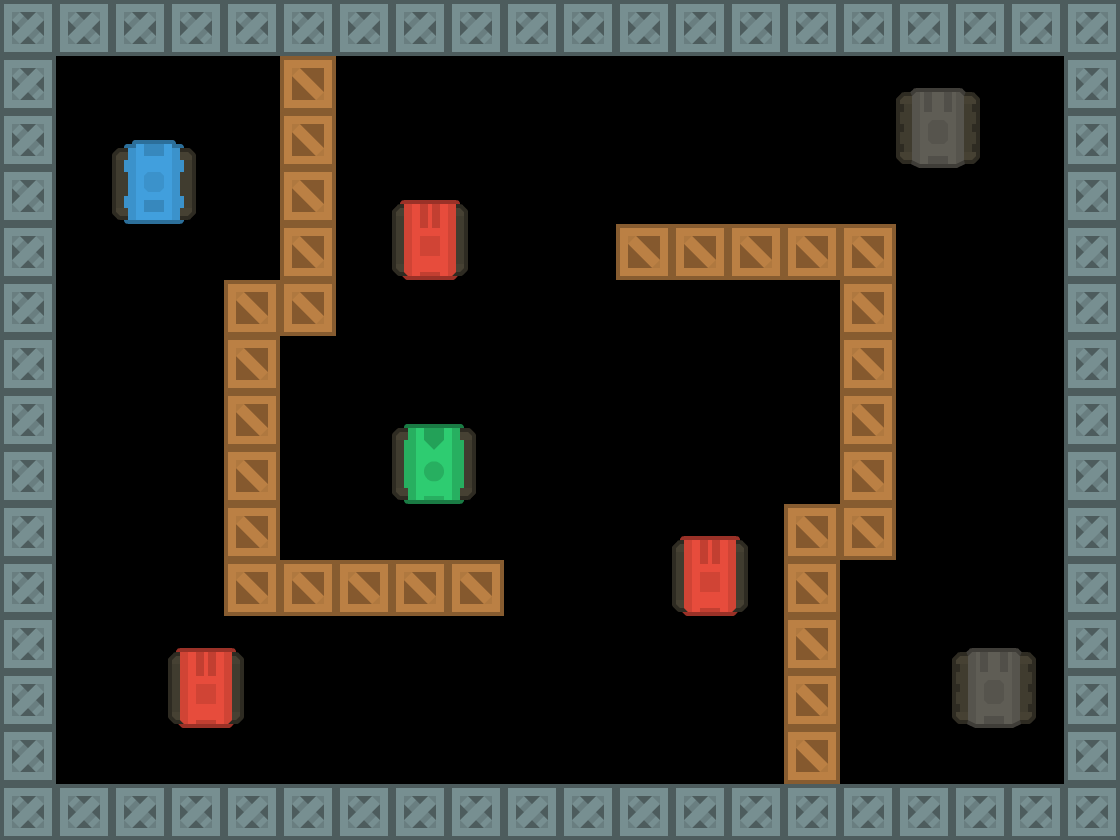

Rendered tile map (Tiled .tmx) drawn with the repository's tilesets; below, a short description and the full map source, tile grids included:
An orthogonal 20x15 tile map with 56x56 px tiles, 7 tile layers (Obstacles, Breakable Obstacles, Explodables, Player, ...).

<map version="1.9" tiledversion="1.9.2" orientation="orthogonal" renderorder="right-down" width="20" height="15" tilewidth="56" tileheight="56" infinite="0" nextlayerid="14" nextobjectid="1">
 <tileset firstgid="1" source="tiles.tsx" />
 <layer id="1" name="Obstacles" width="20" height="15">
  <data encoding="csv">
67,67,67,67,67,67,67,67,67,67,67,67,67,67,67,67,67,67,67,67,
67,0,0,0,0,68,0,0,0,0,0,0,0,0,0,0,0,0,0,67,
67,0,0,0,0,68,0,0,0,0,0,0,0,0,0,0,0,0,0,67,
67,0,0,0,0,68,0,0,0,0,0,0,0,0,0,0,0,0,0,67,
67,0,0,0,0,68,0,0,0,0,0,3221225540,3221225540,3221225540,3221225540,3221225540,0,0,0,67,
67,0,0,0,68,68,0,0,0,0,0,0,0,0,0,3221225540,0,0,0,67,
67,0,0,0,68,0,0,0,0,0,0,0,0,0,0,3221225540,0,0,0,67,
67,0,0,0,68,0,0,0,0,0,0,0,0,0,0,3221225540,0,0,0,67,
67,0,0,0,68,0,0,0,0,0,0,0,0,0,0,3221225540,0,0,0,67,
67,0,0,0,68,0,0,0,0,0,0,0,0,0,3221225540,3221225540,0,0,0,67,
67,0,0,0,68,68,68,68,68,0,0,0,0,0,3221225540,0,0,0,0,67,
67,0,0,0,0,0,0,0,0,0,0,0,0,0,3221225540,0,0,0,0,67,
67,0,0,0,0,0,0,0,0,0,0,0,0,0,3221225540,0,0,0,0,67,
67,0,0,0,0,0,0,0,0,0,0,0,0,0,3221225540,0,0,0,0,67,
67,67,67,67,67,67,67,67,67,67,67,67,67,67,67,67,67,67,67,67
</data>
 </layer>
 <layer id="3" name="Breakable Obstacles" width="20" height="15">
  <data encoding="csv">
0,0,0,0,0,0,0,0,0,0,0,0,0,0,0,0,0,0,0,0,
0,0,0,0,0,0,0,0,0,0,0,0,0,0,0,0,0,0,0,0,
0,0,0,0,0,0,0,0,0,0,0,0,0,0,0,0,0,0,0,0,
0,0,0,0,0,0,0,0,0,0,0,0,0,0,0,0,0,0,0,0,
0,0,0,0,0,0,0,0,0,0,0,0,0,0,0,0,0,0,0,0,
0,0,0,0,0,0,0,0,0,0,0,0,0,0,0,0,0,0,0,0,
0,0,0,0,0,0,0,0,0,0,0,0,0,0,0,0,0,0,0,0,
0,0,0,0,0,0,0,0,0,0,0,0,0,0,0,0,0,0,0,0,
0,0,0,0,0,0,0,0,0,0,0,0,0,0,0,0,0,0,0,0,
0,0,0,0,0,0,0,0,0,0,0,0,0,0,0,0,0,0,0,0,
0,0,0,0,0,0,0,0,0,0,0,0,0,0,0,0,0,0,0,0,
0,0,0,0,0,0,0,0,0,0,0,0,0,0,0,0,0,0,0,0,
0,0,0,0,0,0,0,0,0,0,0,0,0,0,0,0,0,0,0,0,
0,0,0,0,0,0,0,0,0,0,0,0,0,0,0,0,0,0,0,0,
0,0,0,0,0,0,0,0,0,0,0,0,0,0,0,0,0,0,0,0
</data>
 </layer>
 <layer id="13" name="Explodables" width="20" height="15">
  <data encoding="csv">
0,0,0,0,0,0,0,0,0,0,0,0,0,0,0,0,0,0,0,0,
0,0,0,0,0,0,0,0,0,0,0,0,0,0,0,0,0,0,0,0,
0,0,0,0,0,0,0,0,0,0,0,0,0,0,0,0,0,0,0,0,
0,0,0,0,0,0,0,0,0,0,0,0,0,0,0,0,0,0,0,0,
0,0,0,0,0,0,0,0,0,0,0,0,0,0,0,0,0,0,0,0,
0,0,0,0,0,0,0,0,0,0,0,0,0,0,0,0,0,0,0,0,
0,0,0,0,0,0,0,0,0,0,0,0,0,0,0,0,0,0,0,0,
0,0,0,0,0,0,0,0,0,0,0,0,0,0,0,0,0,0,0,0,
0,0,0,0,0,0,0,0,0,0,0,0,0,0,0,0,0,0,0,0,
0,0,0,0,0,0,0,0,0,0,0,0,0,0,0,0,0,0,0,0,
0,0,0,0,0,0,0,0,0,0,0,0,0,0,0,0,0,0,0,0,
0,0,0,0,0,0,0,0,0,0,0,0,0,0,0,0,0,0,0,0,
0,0,0,0,0,0,0,0,0,0,0,0,0,0,0,0,0,0,0,0,
0,0,0,0,0,0,0,0,0,0,0,0,0,0,0,0,0,0,0,0,
0,0,0,0,0,0,0,0,0,0,0,0,0,0,0,0,0,0,0,0
</data>
 </layer>
 <layer id="8" name="Player" width="20" height="15">
  <data encoding="csv">
0,0,0,0,0,0,0,0,0,0,0,0,0,0,0,0,0,0,0,0,
0,0,0,0,0,0,0,0,0,0,0,0,0,0,0,0,0,0,0,0,
0,0,0,0,0,0,0,0,0,0,0,0,0,0,0,0,0,0,0,0,
0,0,79,0,0,0,0,0,0,0,0,0,0,0,0,0,0,0,0,0,
0,0,0,0,0,0,0,0,0,0,0,0,0,0,0,0,0,0,0,0,
0,0,0,0,0,0,0,0,0,0,0,0,0,0,0,0,0,0,0,0,
0,0,0,0,0,0,0,0,0,0,0,0,0,0,0,0,0,0,0,0,
0,0,0,0,0,0,0,0,0,0,0,0,0,0,0,0,0,0,0,0,
0,0,0,0,0,0,0,0,0,0,0,0,0,0,0,0,0,0,0,0,
0,0,0,0,0,0,0,0,0,0,0,0,0,0,0,0,0,0,0,0,
0,0,0,0,0,0,0,0,0,0,0,0,0,0,0,0,0,0,0,0,
0,0,0,0,0,0,0,0,0,0,0,0,0,0,0,0,0,0,0,0,
0,0,0,0,0,0,0,0,0,0,0,0,0,0,0,0,0,0,0,0,
0,0,0,0,0,0,0,0,0,0,0,0,0,0,0,0,0,0,0,0,
0,0,0,0,0,0,0,0,0,0,0,0,0,0,0,0,0,0,0,0
</data>
 </layer>
 <layer id="11" name="Hard Enemies" width="20" height="15">
  <data encoding="csv">
0,0,0,0,0,0,0,0,0,0,0,0,0,0,0,0,0,0,0,0,
0,0,0,0,0,0,0,0,0,0,0,0,0,0,0,0,0,0,0,0,
0,0,0,0,0,0,0,0,0,0,0,0,0,0,0,0,0,0,0,0,
0,0,0,0,0,0,0,0,0,0,0,0,0,0,0,0,0,0,0,0,
0,0,0,0,0,0,0,0,0,0,0,0,0,0,0,0,0,0,0,0,
0,0,0,0,0,0,0,0,0,0,0,0,0,0,0,0,0,0,0,0,
0,0,0,0,0,0,0,0,0,0,0,0,0,0,0,0,0,0,0,0,
0,0,0,0,0,0,0,0,0,0,0,0,0,0,0,0,0,0,0,0,
0,0,0,0,0,0,0,0,0,0,0,0,0,0,0,0,0,0,0,0,
0,0,0,0,0,0,0,0,0,0,0,0,0,0,0,0,0,0,0,0,
0,0,0,0,0,0,0,0,0,0,0,0,0,0,0,0,0,0,0,0,
0,0,0,0,0,0,0,0,0,0,0,0,0,0,0,0,0,0,0,0,
0,0,0,0,0,0,0,0,0,0,0,0,0,0,0,0,0,81,0,0,
0,0,0,0,0,0,0,0,0,0,0,0,0,0,0,0,0,0,0,0,
0,0,0,0,0,0,0,0,0,0,0,0,0,0,0,0,0,0,0,0
</data>
 </layer>
 <layer id="12" name="Medium Enemies" width="20" height="15">
  <data encoding="csv">
0,0,0,0,0,0,0,0,0,0,0,0,0,0,0,0,0,0,0,0,
0,0,0,0,0,0,0,0,0,0,0,0,0,0,0,0,0,0,0,0,
0,0,0,0,0,0,0,0,0,0,0,0,0,0,0,0,81,0,0,0,
0,0,0,0,0,0,0,0,0,0,0,0,0,0,0,0,0,0,0,0,
0,0,0,0,0,0,0,82,0,0,0,0,0,0,0,0,0,0,0,0,
0,0,0,0,0,0,0,0,0,0,0,0,0,0,0,0,0,0,0,0,
0,0,0,0,0,0,0,0,0,0,0,0,0,0,0,0,0,0,0,0,
0,0,0,0,0,0,0,0,0,0,0,0,0,0,0,0,0,0,0,0,
0,0,0,0,0,0,0,0,0,0,0,0,0,0,0,0,0,0,0,0,
0,0,0,0,0,0,0,0,0,0,0,0,0,0,0,0,0,0,0,0,
0,0,0,0,0,0,0,0,0,0,0,0,82,0,0,0,0,0,0,0,
0,0,0,0,0,0,0,0,0,0,0,0,0,0,0,0,0,0,0,0,
0,0,0,82,0,0,0,0,0,0,0,0,0,0,0,0,0,0,0,0,
0,0,0,0,0,0,0,0,0,0,0,0,0,0,0,0,0,0,0,0,
0,0,0,0,0,0,0,0,0,0,0,0,0,0,0,0,0,0,0,0
</data>
 </layer>
 <layer id="9" name="Easy Enemies" width="20" height="15">
  <data encoding="csv">
0,0,0,0,0,0,0,0,0,0,0,0,0,0,0,0,0,0,0,0,
0,0,0,0,0,0,0,0,0,0,0,0,0,0,0,0,0,0,0,0,
0,0,0,0,0,0,0,0,0,0,0,0,0,0,0,0,0,0,0,0,
0,0,0,0,0,0,0,0,0,0,0,0,0,0,0,0,0,0,0,0,
0,0,0,0,0,0,0,0,0,0,0,0,0,0,0,0,0,0,0,0,
0,0,0,0,0,0,0,0,0,0,0,0,0,0,0,0,0,0,0,0,
0,0,0,0,0,0,0,0,0,0,0,0,0,0,0,0,0,0,0,0,
0,0,0,0,0,0,0,0,0,0,0,0,0,0,0,0,0,0,0,0,
0,0,0,0,0,0,0,80,0,0,0,0,0,0,0,0,0,0,0,0,
0,0,0,0,0,0,0,0,0,0,0,0,0,0,0,0,0,0,0,0,
0,0,0,0,0,0,0,0,0,0,0,0,0,0,0,0,0,0,0,0,
0,0,0,0,0,0,0,0,0,0,0,0,0,0,0,0,0,0,0,0,
0,0,0,0,0,0,0,0,0,0,0,0,0,0,0,0,0,0,0,0,
0,0,0,0,0,0,0,0,0,0,0,0,0,0,0,0,0,0,0,0,
0,0,0,0,0,0,0,0,0,0,0,0,0,0,0,0,0,0,0,0
</data>
 </layer>
</map>
